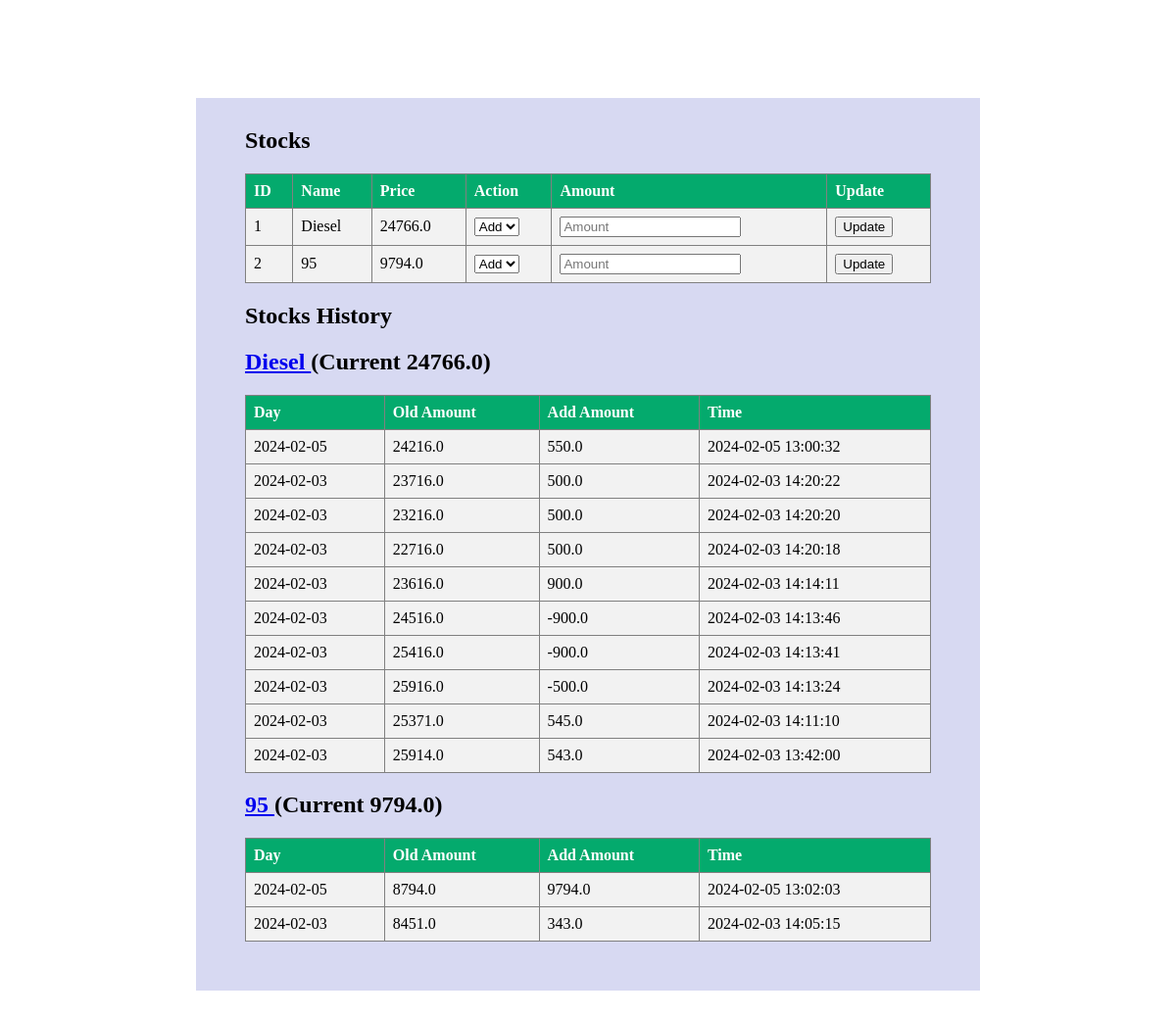
The page / on the database its author committed.
### tables this page shows
CREATE TABLE stocks (
    prod_id INTEGER PRIMARY KEY,
    name TEXT NOT NULL,
    volume REAL NOT NULL
);

CREATE TABLE price_history (
    his_id INTEGER PRIMARY KEY AUTOINCREMENT,
    prod_id INTEGER NOT NULL,
    old_amount REAL NOT NULL,
    new_amount REAL NOT NULL,
    changed_at TIMESTAMP DEFAULT CURRENT_TIMESTAMP, add_amount real,
    FOREIGN KEY (prod_id) REFERENCES stocks (prod_id)
);

### app/routes.py (the view, shortened to what this page needs)
@app.route('/', methods=['GET', 'POST'])
def display_stocks():
    conn = sqlite3.connect('stocks.db')
    c = conn.cursor()
    c.execute('SELECT * FROM stocks')
    stocks = c.fetchall()
    price_history = {}
    for stock in stocks:
        stock_id = stock[0]
        c.execute('SELECT date(changed_at) as day, old_amount, new_amount, changed_at FROM price_history WHERE prod_id = ? ORDER BY day DESC, changed_at DESC', (stock_id,))
        price_history[stock_id] = c.fetchall()
    conn.close()
    return render_template('stocks.html', stocks=stocks, price_history=price_history)

### app/templates/stocks.html (shortened to what this page needs)
<!DOCTYPE html>
<html lang="en">
<head>
    <link rel="stylesheet" type="text/css" href="/static/css/styles.css">
</head>
<body>
    <section>
        <div class="section">
    <h1>Stocks</h1>
    <table border="1">
        <tr>
            <th>ID</th>
            <th>Name</th>
            <th>Price</th>
            <th>Action</th>
            <th>Amount</th>
            <th>Update</th>
        </tr>
        {% for stock in stocks %}
        <tr>
            <td>{{ stock[0] }}</td>
            <td>{{ stock[1] }}</td>
            <td>{{ stock[2] }}</td>
            <td>
                <form method="post" action="{{ url_for('display_stocks') }}">
                    <select name="action">
                        <option value="add">Add</option>
                    </select>
            </td>
            <td><input type="text" name="amount" id="amount" placeholder="Amount"></td>
            <td>
                <form method="post" action="{{ url_for('display_stocks') }}">
                    <input type="submit" value="Update">
                </form>
            </td>
        </tr>
        {% endfor %}
    </table>
    <h1>Stocks History</h1>
    {% for stock in stocks %}
    <h1><a href="/data/{{ stock[0] }}">{{ stock[1] }} </a>(Current {{ stock[2] }})</h2>
    <table border="1">
        <tr>
            <th>Day</th>
            <th>Old Amount</th>
            <th>Add Amount</th>
            <th>Time</th>
        </tr>
        {% for entry in price_history[stock[0]] [:10] %}
        <tr>
            <td>{{ entry[0] }}</td>
            <td>{{ entry[1] }}</td>
            <td>{{ entry[2] }}</td>
            <td>{{ entry[3] }}</td>
        </tr>
        {% endfor %}
    </table>
    {% endfor %}
</div>
</section>
</body>
</html>

### app/static/css/styles.css (style rules this page uses)
body { background-image: url(https://www.pixground.com/wp-content/uploads/2023/04/Clouds-Meet-The-Sea-AI-Generated-4K-Wallpaper-jpg.webp); background-repeat: no-repeat; background-size: cover; background-position:center; background-position:top; margin-top: 100px; margin-bottom: 100px; margin-right: 150px; margin-left: 150px; color: rgb(0, 0, 0); }
table { border-collapse: collapse; width: 100%; }
th, td { text-align: left; padding: 8px; }
tr { background-color: #f2f2f2 }
th { background-color: #04AA6D; color: white; }
.section { background-color: rgba(146, 153, 219, 0.37); margin-top: 50px; margin-bottom: 50px; margin-right: 50px; margin-left: 50px; padding-top: 10px; padding-left: 50px; padding-bottom: 50px; padding-right: 50px; }

### rows shown on the page
stocks: prod_id "1", name "Diesel", volume "24766.0"
stocks: prod_id "2", name "95", volume "9794.0"
price_history: changed_at "2024-02-05", old_amount "24216.0", new_amount "550.0", changed_at "2024-02-05 13:00:32"
price_history: changed_at "2024-02-03", old_amount "23716.0", new_amount "500.0", changed_at "2024-02-03 14:20:22"
price_history: changed_at "2024-02-03", old_amount "23216.0", new_amount "500.0", changed_at "2024-02-03 14:20:20"
price_history: changed_at "2024-02-03", old_amount "22716.0", new_amount "500.0", changed_at "2024-02-03 14:20:18"
price_history: changed_at "2024-02-03", old_amount "23616.0", new_amount "900.0", changed_at "2024-02-03 14:14:11"
price_history: changed_at "2024-02-03", old_amount "24516.0", new_amount "-900.0", changed_at "2024-02-03 14:13:46"
price_history: changed_at "2024-02-03", old_amount "25416.0", new_amount "-900.0", changed_at "2024-02-03 14:13:41"
price_history: changed_at "2024-02-03", old_amount "25916.0", new_amount "-500.0", changed_at "2024-02-03 14:13:24"
price_history: changed_at "2024-02-03", old_amount "25371.0", new_amount "545.0", changed_at "2024-02-03 14:11:10"
price_history: changed_at "2024-02-03", old_amount "25914.0", new_amount "543.0", changed_at "2024-02-03 13:42:00"
price_history: changed_at "2024-02-05", old_amount "8794.0", new_amount "9794.0", changed_at "2024-02-05 13:02:03"
price_history: changed_at "2024-02-03", old_amount "8451.0", new_amount "343.0", changed_at "2024-02-03 14:05:15"
